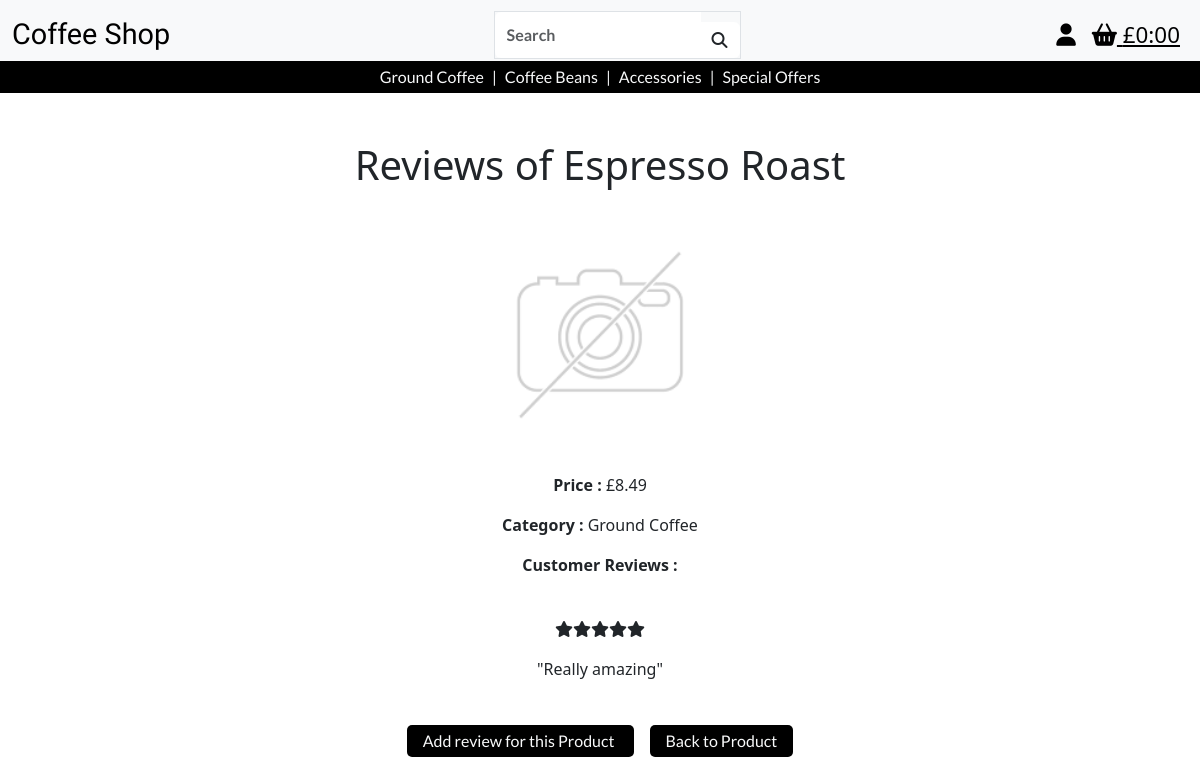
The app's page /reviews/2/, older data.
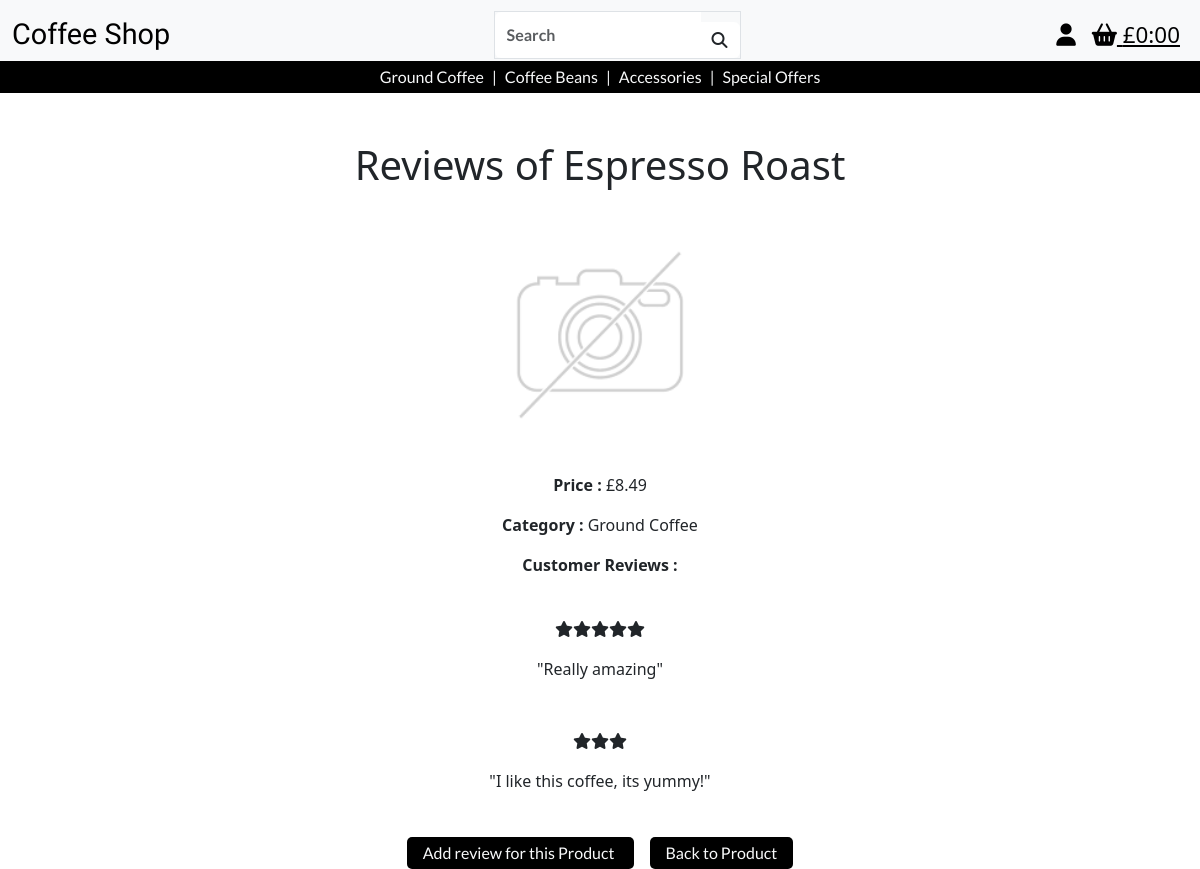
The same page, newer data.
### reviews/models.py (models this page shows, shortened)
class Reviews(models.Model):
    class Meta:
        verbose_name_plural = 'reviews'
    product = models.ForeignKey('products.Product', on_delete=models.SET_NULL, null=True, blank=False, related_name='reviews')
    user = models.ForeignKey(
        UserProfile, on_delete=models.CASCADE, null=False, blank=False, related_name='reviews'
    )
    review_id = models.AutoField(primary_key=True)
    review = models.TextField(max_length=1000, blank=True)
    rating = models.FloatField(validators=[MinValueValidator(
        1), MaxValueValidator(5)], null=False, blank=False)
    created_at = models.DateTimeField(auto_now_add=True)
    updated_at = models.DateTimeField(auto_now=True)

### reviews/views.py (the view)
# urls.py: path('<int:product_id>/', views.product_reviews, name='product_reviews'),
def product_reviews(request, product_id):
    product = get_object_or_404(Product, pk=product_id)
    reviews = product.reviews.all()
    context = {
        'product': product,
        'reviews': reviews,
    }
    return render(request, 'reviews/product_reviews.html', context)

### bag/contexts.py (called while the page is built, shortened)
def bag_contents(request):
    bag_items = []
    total = 0
    product_count = 0
    bag = request.session.get('bag', {})
    if total < settings.FREE_DELIVERY_THRESHOLD:
        delivery = total * Decimal(settings.STANDARD_DELIVERY_PERCENTAGE / 100)
        free_delivery_delta = settings.FREE_DELIVERY_THRESHOLD - total
    else:
        delivery = 0
        free_delivery_delta = 0
    grand_total = delivery + total
    context = {
        'bag_items' : bag_items,
        'total' : total,
        'product_count' : product_count,
        'delivery': delivery,
        'free_delivery_delta' : free_delivery_delta,
        'free_delivery_threshold' : settings.FREE_DELIVERY_THRESHOLD,
        'grand_total' : grand_total,
    }
    return context

### reviews/templates/reviews/product_reviews.html (shortened to what this page needs)
{% extends 'base.html' %} {% load static %} {% block extra_css %}
<link rel="stylesheet" href="{% static 'css/products.css' %}" />
{% endblock%} {% block content %}
<div class="container-fluid text-center">
  <div class="row justify-content-center">
    <div class="col-8 mt-5 products-header">
      <h1>Reviews of {{ product.product_name }}</h1>
    </div>
  </div>
  <div class="row justify-content-center">
    <div class="col-8 col-sm-3 product-details-container">
      {% if product.image %}
      <a href="{{ product.image.url }}" target="_blank">
        <img
          class="card-img-top img-fluid"
          src="{{ product.image.url }}"
          alt="{{ product.name }}"
        />
      </a>
      {% else %}
      <a href="{{ MEDIA_URL }}noimage.png" target="_blank">
        <img
          class="card-img-top img-fluid"
          src="{{ MEDIA_URL }}noimage.png"
          alt="{{ product.name }}"
        />
      </a>
      {% endif %}
      <p><strong>Price :</strong> £{{ product.price }}</p>
      {% if product.category %}
      <p><strong>Category :</strong> {{ product.category.friendly_name }}</p>
      {% endif %}
      <p><strong>Customer Reviews :</strong></p>
    </div>
  </div>
  <div class="text-center">
    {% if reviews %} {% for review in reviews %} {% if review.rating == 1 %}
    <p class="mt-4"><i class="fa-solid fa-star"></i></p>
    {% elif review.rating == 2 %}
    <p class="mt-4">
      <i class="fa-solid fa-star"></i><i class="fa-solid fa-star"></i>
    </p>
    {% elif review.rating == 3 %}
    <p class="mt-4">
      <i class="fa-solid fa-star"></i><i class="fa-solid fa-star"></i
      ><i class="fa-solid fa-star"></i>
    </p>
    {% elif review.rating == 4 %}
    <p class="mt-4">
      <i class="fa-solid fa-star"></i><i class="fa-solid fa-star"></i
      ><i class="fa-solid fa-star"></i><i class="fa-solid fa-star"></i>
    </p>
    {% elif review.rating == 5 %}
    <p class="mt-4">
      <i class="fa-solid fa-star"></i><i class="fa-solid fa-star"></i
      ><i class="fa-solid fa-star"></i><i class="fa-solid fa-star"></i
      ><i class="fa-solid fa-star"></i>
    </p>
    {% endif %}
    <p class="mb-5">"{{ review.review }}"</p>
     {% endfor %} {% else %}
    <p>This product doesn't currently have any reviews</p>
    {% endif %}
  </div>
  <div class="mt-5">
    <a
      href="{% url 'add_review' product.id %}"
      class="button d-block d-sm-inline m-2"
    >
      Add review for this Product
    </a>
    <a
      href="{% url 'product_detail' product.id %}"
      class="button d-block d-sm-inline m-2"
    >
      Back to Product
    </a>
  </div>
</div>
{% endblock %}

Row changes from the older to the newer data that the page shows:
added Reviews: rating 3 (drawn), review "I like this coffee, its yummy!"
